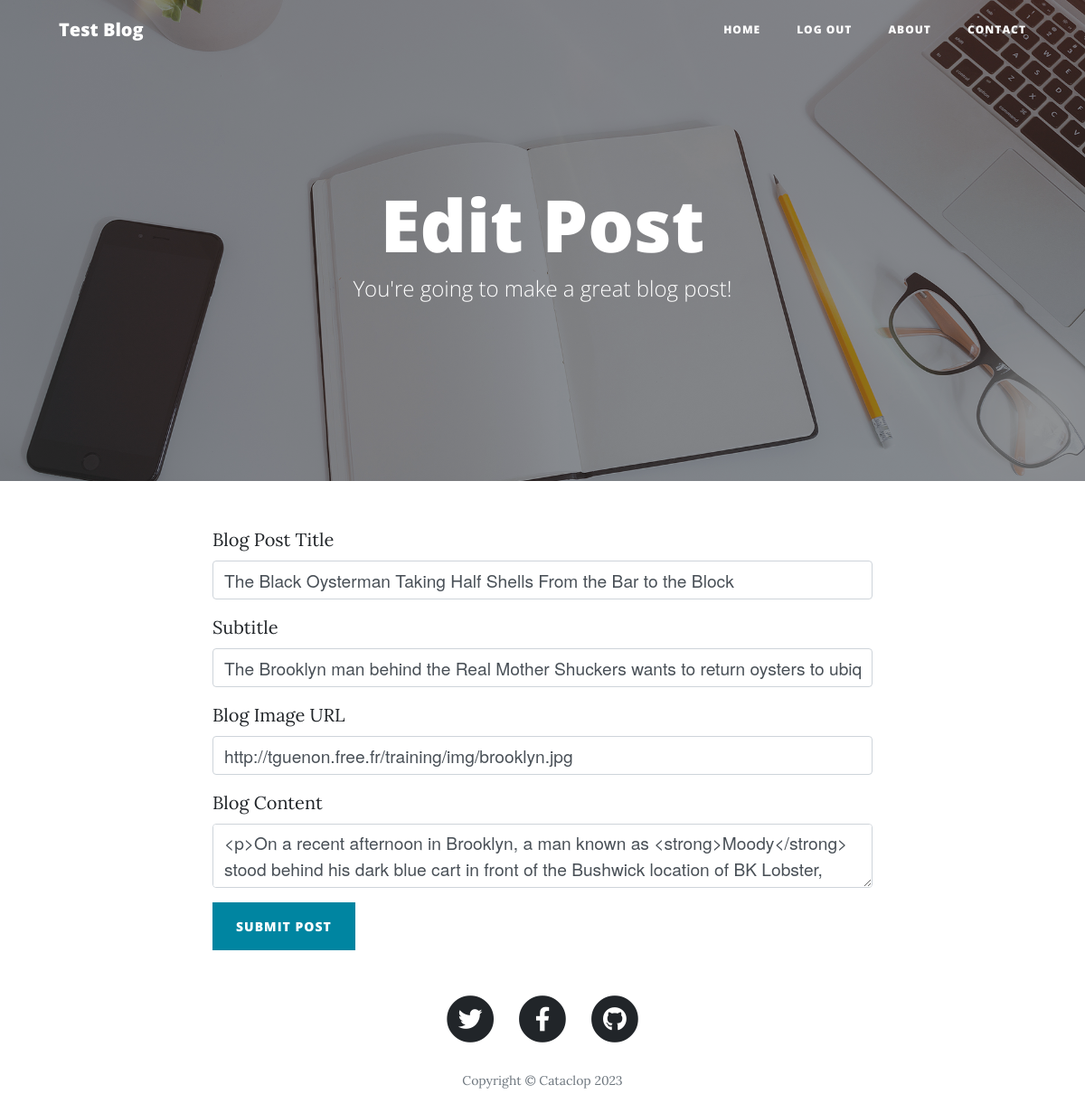
Before: /edit-post/6 (signed in) with the older database file.
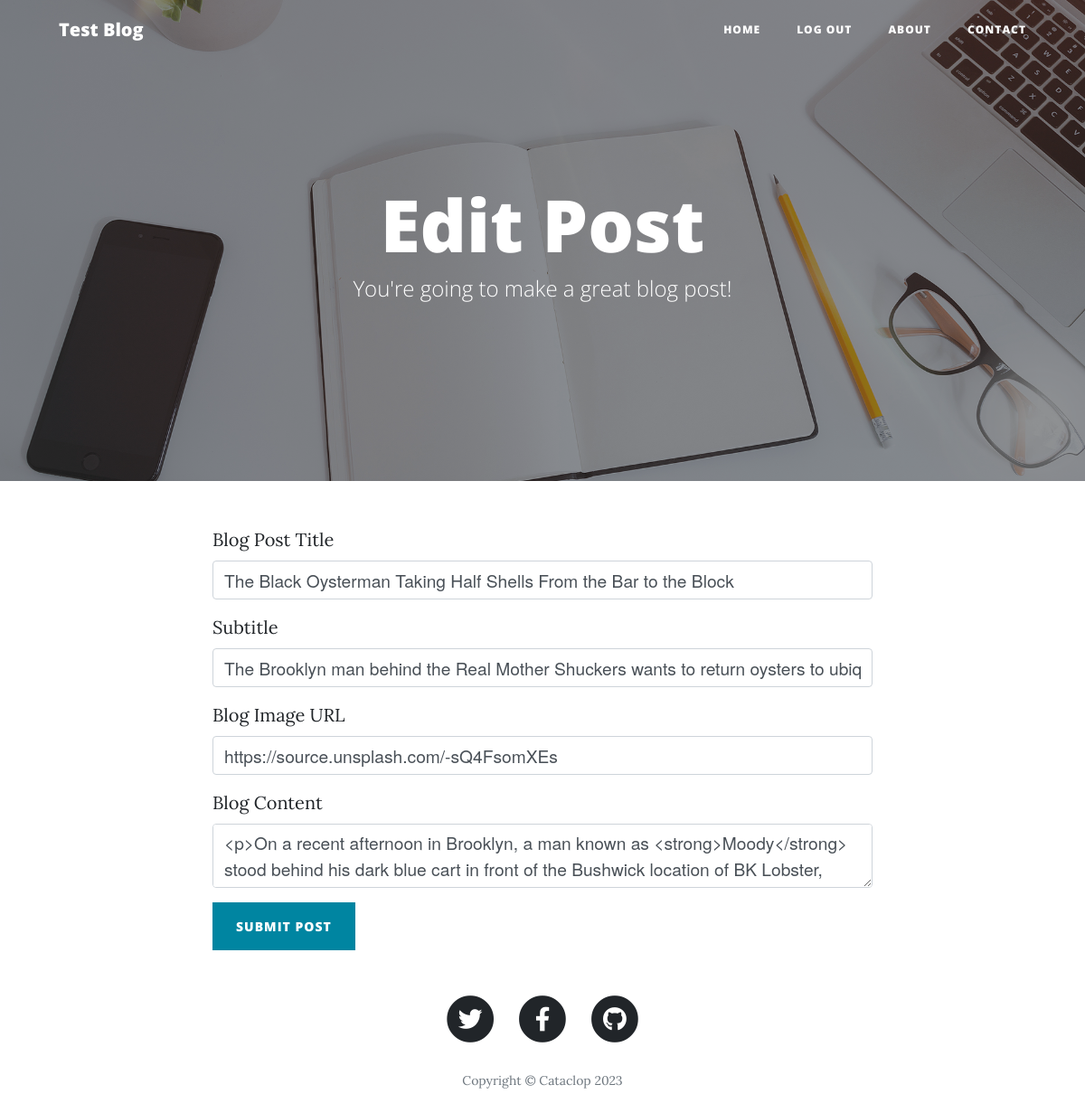
After: the same page with the newer database file.
### main.py (models this page shows)
class BlogPost(db.Model):
    __tablename__ = "blog_posts"
    id = db.Column(db.Integer, primary_key=True)
    author_id = db.Column(db.Integer, db.ForeignKey("user.id"))
    title = db.Column(db.String(250), unique=True, nullable=False)
    subtitle = db.Column(db.String(250), nullable=False)
    date = db.Column(db.String(250), nullable=False)
    body = db.Column(db.Text, nullable=False)
    img_url = db.Column(db.String(250), nullable=False)
    author = relationship("User", back_populates="posts")
    comments = relationship("Comments", back_populates="posts")

### main.py (the view, shortened to what this page needs)
@app.route("/edit-post/<int:post_id>", methods=["GET", "POST"])
@admin_only
def edit_post(post_id):
    post = db.session.get(BlogPost, post_id)
    edit_form = CreatePostForm(
        title=post.title,
        subtitle=post.subtitle,
        img_url=post.img_url,
        body=post.body
    )
    return render_template("make-post.html", form=edit_form, logged_in=current_user.is_authenticated, is_edit=True)

### forms.py
class CreatePostForm(FlaskForm):
    title = StringField("Blog Post Title", validators=[DataRequired()])
    subtitle = StringField("Subtitle", validators=[DataRequired()])
    img_url = StringField("Blog Image URL", validators=[DataRequired(), URL()])
    body = CKEditorField("Blog Content", validators=[DataRequired()])
    submit = SubmitField("Submit Post")

### main.py (called while the page is built)
@login_manager.user_loader
def load_user(user_id):
    a_user = db.session.get(User, int(user_id))
    return a_user

def admin_only(f):
    @wraps(f)
    def decorated_function(*args, **kwargs):
        if not is_admin():
            return abort(403)
        return f(*args, **kwargs)
    return decorated_function

def is_admin():
    admin_user = False
    if current_user.get_id():
        with app.app_context():
            admin_user = db.session.get(User, int(current_user.get_id())).admin
    return admin_user

### templates/make-post.html (shortened to what this page needs)
{% extends 'base.html' %}
{% from 'bootstrap5/form.html' import render_form %}
{% block content %}
{% include "header.html" %}
  <header class="masthead" style="background-image: url('{{ url_for('static', filename='img/edit-bg.jpg')}}')">
    <div class="overlay"></div>
    <div class="container">
      <div class="row">
        <div class="col-lg-8 col-md-10 mx-auto">
          <div class="page-heading">
            {% if is_edit: %}
            <h1>Edit Post</h1>
            {% else: %}
            <h1>New Post</h1>
            {% endif %}
            <span class="subheading">You're going to make a great blog post!</span>
          </div>
        </div>
      </div>
    </div>
  </header>
  <div class="container">
    <div class="row">
      <div class="col-lg-8 col-md-10 mx-auto">
        {{ render_form(form, novalidate=True, button_map={"submit": "primary"}) }}
      </div>
    </div>
  </div>
{% include "footer.html" %}
{% endblock %}

Changed rows visible on the page:
changed BlogPost "The Black Oysterman Taking Half Shells From the Bar to the Block": img_url "http://tguenon.free.fr/training/img/brooklyn.jpg" → "https://source.unsplash.com/-sQ4FsomXEs"
